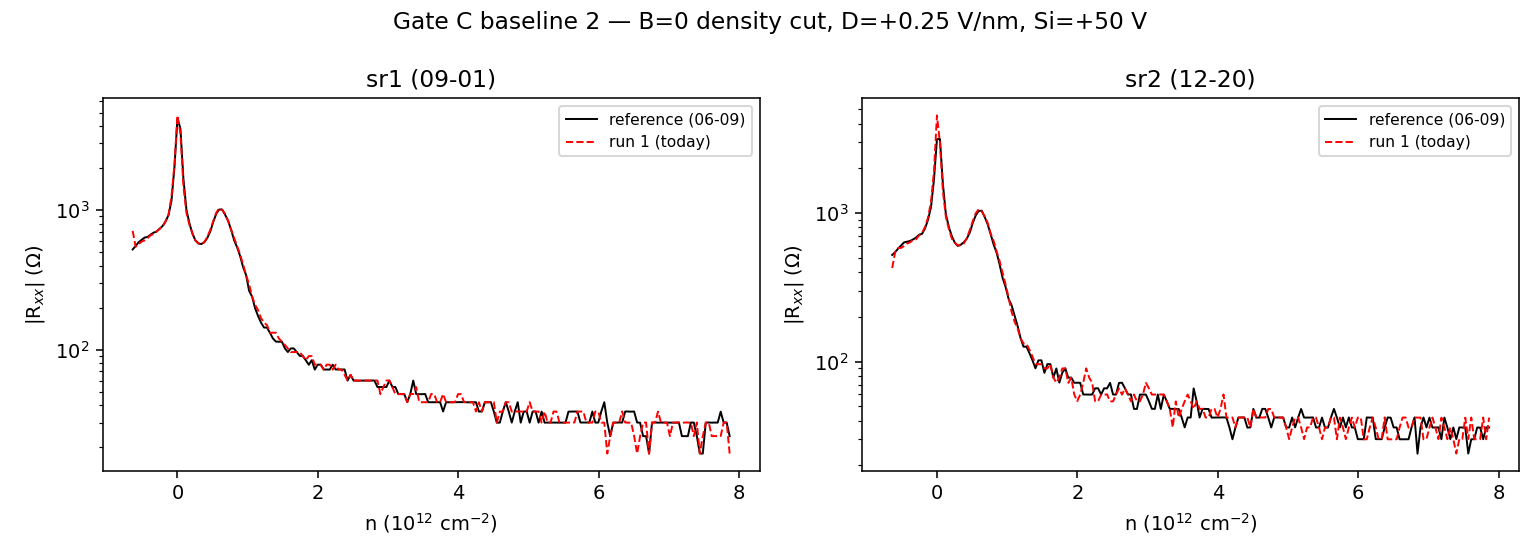

Python code for this plot:
"""Gate C — compare run 1 (B=0 density cut, D=+0.25) against the reference pack.

Four checks per README: resistance scale, CNP position, shape, drain current.
"""
import numpy as np
import matplotlib
matplotlib.use("Agg")
import matplotlib.pyplot as plt
from hera.analysis import open_run

eps0 = 8.8541878128e-12
e = 1.602176634e-19
c_tg = eps0 * 3 / 15.6e-9
c_bg = eps0 * 3 / 12e-9

# --- reference ---
ref = np.loadtxt(r"reference/baseline_B0_densitycut_Dp0p25.csv")
ref_vtg, ref_vbg, ref_n, ref_I, ref_R1, ref_R2 = ref.T

# --- session run 1 ---
run = open_run(r"data/1")
vtg = run.col("DC_bias")
vbg = run.col("k_bg_volt")
I = run.col("sr0_X") / (-1e6)
R1 = run.col("sr1_X") / I
R2 = run.col("sr2_X") / I
n = (c_tg * vtg + c_bg * vbg) / e * 1e-16  # -> 1e12 cm^-2

def cnp(nv, R):
    k = np.nanargmax(np.abs(R))
    return nv[k], abs(R[k])

for name, (nn, RR), (rn, rR) in [
    ("sr1", (n, R1), (ref_n, ref_R1)),
    ("sr2", (n, R2), (ref_n, ref_R2)),
]:
    n_new, r_new = cnp(nn, RR)
    n_ref, r_ref = cnp(rn, rR)
    print(f"{name}: CNP peak {r_new/1e3:.2f} kOhm at n={n_new:+.3f}e12  "
          f"(ref {r_ref/1e3:.2f} kOhm at n={n_ref:+.3f}e12)  "
          f"ratio {r_new/r_ref:.2f}, dn={n_new-n_ref:+.3f}e12")

print(f"drain |I|: session {np.abs(I).mean()*1e9:.3f} nA mean "
      f"(min {np.abs(I).min()*1e9:.3f}), ref {np.abs(ref_I).mean()*1e9:.3f} nA")

fig, axes = plt.subplots(1, 2, figsize=(11, 4), sharex=True)
for ax, RR, rR, name in [(axes[0], R1, ref_R1, "sr1 (09-01)"),
                         (axes[1], R2, ref_R2, "sr2 (12-20)")]:
    ax.semilogy(ref_n, np.abs(rR), "k-", lw=1, label="reference (06-09)")
    ax.semilogy(n, np.abs(RR), "r--", lw=1, label="run 1 (today)")
    ax.set_xlabel(r"n (10$^{12}$ cm$^{-2}$)")
    ax.set_ylabel(r"|R$_{xx}$| ($\Omega$)")
    ax.set_title(name)
    ax.legend(fontsize=8)
fig.suptitle("Gate C baseline 2 — B=0 density cut, D=+0.25 V/nm, Si=+50 V")
fig.tight_layout()
fig.savefig(r"hera_scratch/gateC_baseline2_compare.png", dpi=140)
print("saved hera_scratch/gateC_baseline2_compare.png")
